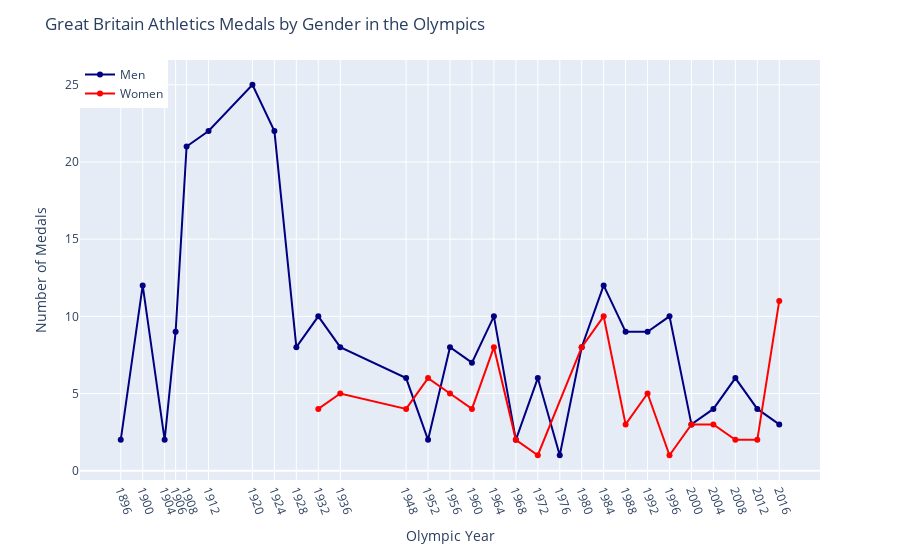

This figure's notebook cell:
### Code cell
gb_athletics_men = gb_athletics[(gb_athletics['Sex'] == 'M') & gb_athletics['Medal'].notna()]
gb_athletics_women = gb_athletics[(gb_athletics['Sex'] == 'F') & gb_athletics['Medal'].notna()]

gb_athletics_men_medals = gb_athletics_men.groupby('Year')['Medal'].count()
gb_athletics_women_medals = gb_athletics_women.groupby('Year')['Medal'].count()

fig = px.line()
fig.add_scatter(x=gb_athletics_men_medals.index,
                y=gb_athletics_men_medals.values,
                mode='lines+markers',
                name='Men',
                marker=dict(color='navy'),
                hovertemplate='Year: %{x}<br>Medals: %{y}')
fig.add_scatter(x=gb_athletics_women_medals.index,
                y=gb_athletics_women_medals.values,
                mode='lines+markers',
                name='Women',
                marker=dict(color='red'),
                hovertemplate='Year: %{x}<br>Medals: %{y}')

fig.update_layout(
    title='Great Britain Athletics Medals by Gender in the Olympics',
    xaxis_title='Olympic Year',
    yaxis_title='Number of Medals',
    xaxis=dict(tickangle=70,
            tickmode='array',
            tickvals=medal_trend_athletics.index),
    legend=dict(x=0, y=1),
)
fig.show()

### Figure 1 — Plotly figure (JSON) as saved in the notebook; plotly's stock layout.template omitted (floating-point values rounded to 4 significant figures)
{"data": [{"hovertemplate": "<extra></extra>", "legendgroup": "", "line": {"color": "#636efa", "dash": "solid"}, "marker": {"symbol": "circle"}, "mode": "lines", "name": "", "orientation": "v", "showlegend": false, "type": "scatter", "xaxis": "x", "yaxis": "y"}, {"hovertemplate": "Year: %{x}<br>Medals: %{y}", "marker": {"color": "navy"}, "mode": "lines+markers", "name": "Men", "type": "scatter", "x": [1896, 1900, 1904, 1906, 1908, 1912, 1920, 1924, 1928, 1932, 1936, 1948, 1952, 1956, 1960, 1964, 1968, 1972, 1976, 1980, 1984, 1988, 1992, 1996, 2000, 2004, 2008, 2012, 2016], "y": [2, 12, 2, 9, 21, 22, 25, 22, 8, 10, 8, 6, 2, 8, 7, 10, 2, 6, 1, 8, 12, 9, 9, 10, 3, 4, 6, 4, 3]}, {"hovertemplate": "Year: %{x}<br>Medals: %{y}", "marker": {"color": "red"}, "mode": "lines+markers", "name": "Women", "type": "scatter", "x": [1932, 1936, 1948, 1952, 1956, 1960, 1964, 1968, 1972, 1980, 1984, 1988, 1992, 1996, 2000, 2004, 2008, 2012, 2016], "y": [4, 5, 4, 6, 5, 4, 8, 2, 1, 8, 10, 3, 5, 1, 3, 3, 2, 2, 11]}], "layout": {"legend": {"tracegroupgap": 0, "x": 0, "y": 1}, "margin": {"t": 60}, "title": {"text": "Great Britain Athletics Medals by Gender in the Olympics"}, "xaxis": {"anchor": "y", "domain": [0, 1], "tickangle": 70, "tickmode": "array", "tickvals": [1896, 1900, 1904, 1906, 1908, 1912, 1920, 1924, 1928, 1932, 1936, 1948, 1952, 1956, 1960, 1964, 1968, 1972, 1976, 1980, 1984, 1988, 1992, 1996, 2000, 2004, 2008, 2012, 2016], "title": {"text": "Olympic Year"}}, "yaxis": {"anchor": "x", "domain": [0, 1], "title": {"text": "Number of Medals"}}}}
